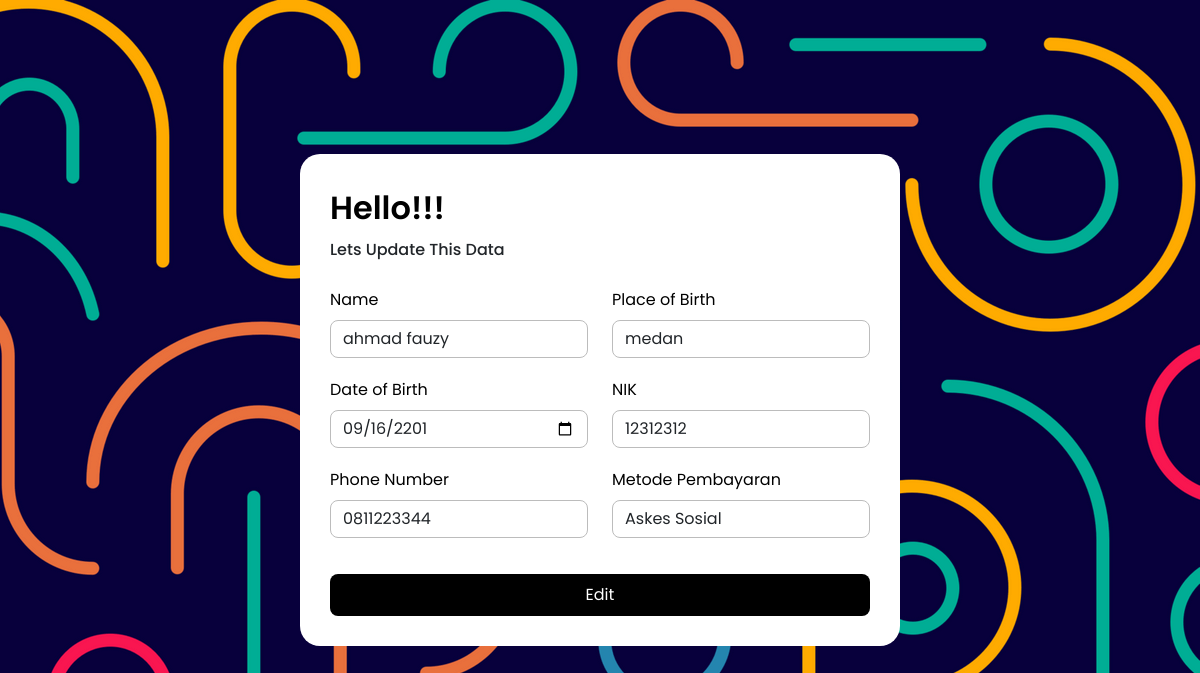
Page /uaspw/update.php?kode=12312312 on the committed database.
### tables this page shows
CREATE TABLE `form` (
  `Id` int(11) NOT NULL,
  `name` varchar(100) NOT NULL,
  `place` varchar(100) NOT NULL,
  `date` date NOT NULL,
  `phone` varchar(25) NOT NULL,
  `bayar` varchar(100) NOT NULL
);

### uaspw/update.php (the view, shortened to what this page needs)
<?php
include "config.php";
$sql = mysqli_query($conn, "SELECT * FROM form WHERE Id='$_GET[kode]'");
$data = mysqli_fetch_array($sql);
?>
<!DOCTYPE html>
<html lang="en">
<head>
    <link href="https://cdn.jsdelivr.net/npm/bootstrap@5.0.2/dist/css/bootstrap.min.css" rel="stylesheet">
    <link rel="stylesheet" href="form.css">
</head>
<body>
    <section class="login d-flex">
        <div class="login-center w-100">
            <div class="row justify-content-center align-items-center vh-100" style="margin: auto;">
                <div class="col-6 tes">
                    <div class="header">
                        <h1>Hello!!!</h1>
                        <h6>Lets Update This Data</h6>
                    </div>
                    <div class="login-form">
                        <form action="" method="post" enctype="multipart/form-data">
                        <div class="row">
                                <div class="col-md-6">
                                    <label for="name" class="form-label">Name</label>
                                    <input type="text" class="form-control" required id="name" placeholder="Enter Your Name" name="name" value="<?php echo $data['name']; ?>">
                                </div>
                                <div class="col-md-6">
                                    <label for="place" class="form-label">Place of Birth</label>
                                    <input type="text" class="form-control" required id="place" placeholder="Enter your Place of Birth" name="place" value="<?php echo $data['place']; ?>">
                                </div>
                        </div>
                        <div class="row">
                                <div class="col-md-6">
                                    <label for="date" class="form-label">Date of Birth</label>
                                    <input type="date" class="form-control" required id="date" placeholder="Enter your Place of Birth" name="date" value="<?php echo $data['date']; ?>">
                                </div>
                                <div class="col-md-6">
                                    <label for="place" class="form-label">NIK</label>
                                    <input type="text" class="form-control" required id="Id" placeholder="Enter your NIK" name="Id" value="<?php echo $data['Id']; ?>">
                                </div>
                        </div>
                        <div class="row">
                            <div class="col-md-6">
                                <label for="phone" class="form-label">Phone Number</label>
                                <input type="text" class="form-control" required id="phone" placeholder="Enter your phone number" name="phone" value="<?php echo $data['phone']; ?>">
                            </div>
                            <div class="col-md-6">
                                <div class="mb-3">
                                    <label for="exampleDataList" class="form-label">Metode Pembayaran</label>
                                    <input class="form-control" list="datalistOptions" id="exampleDataList" placeholder="Choose Paying Method" name="bayar" value="<?php echo $data['bayar']; ?>">
                                </div>
                            </div>
                        </div>
                            <button class="signin" type="submit" name="edit">Edit</button>
                        </form>
                    </div>
                </div>
            </div>
        </div>
    </section>
</body>
</html>

### uaspw/form.css (style rules this page uses)
* { font-family: 'Poppins', sans-serif; }
body { background-image: url("img/gambar2.png"); }
.login { height: 100vh; }
.header h1 { font-style: normal; font-weight: 600; font-size: 32px; line-height: 48px; color: black; }
.login-form label { font-style: normal; font-weight: 400; font-size: 16px; line-height: 24px; margin-top: 20px; color: #000000; }
.login-form input { background: #FFFFFF; border: 1px solid #BCBCBC; box-sizing: border-box; border-radius: 8px; }
.login-form .signin { width: 100%; height: 42px; background: #000000; border-radius: 8px; color: #fff; margin: 20px 0 0 0; border: none; }
.tes { background-color: white; padding: 30px; border-radius: 20px; }

### rows in the picture
form: name "ahmad fauzy", place "medan", date "09/16/2201", Id "12312312", phone "0811223344", bayar "Askes Sosial"
